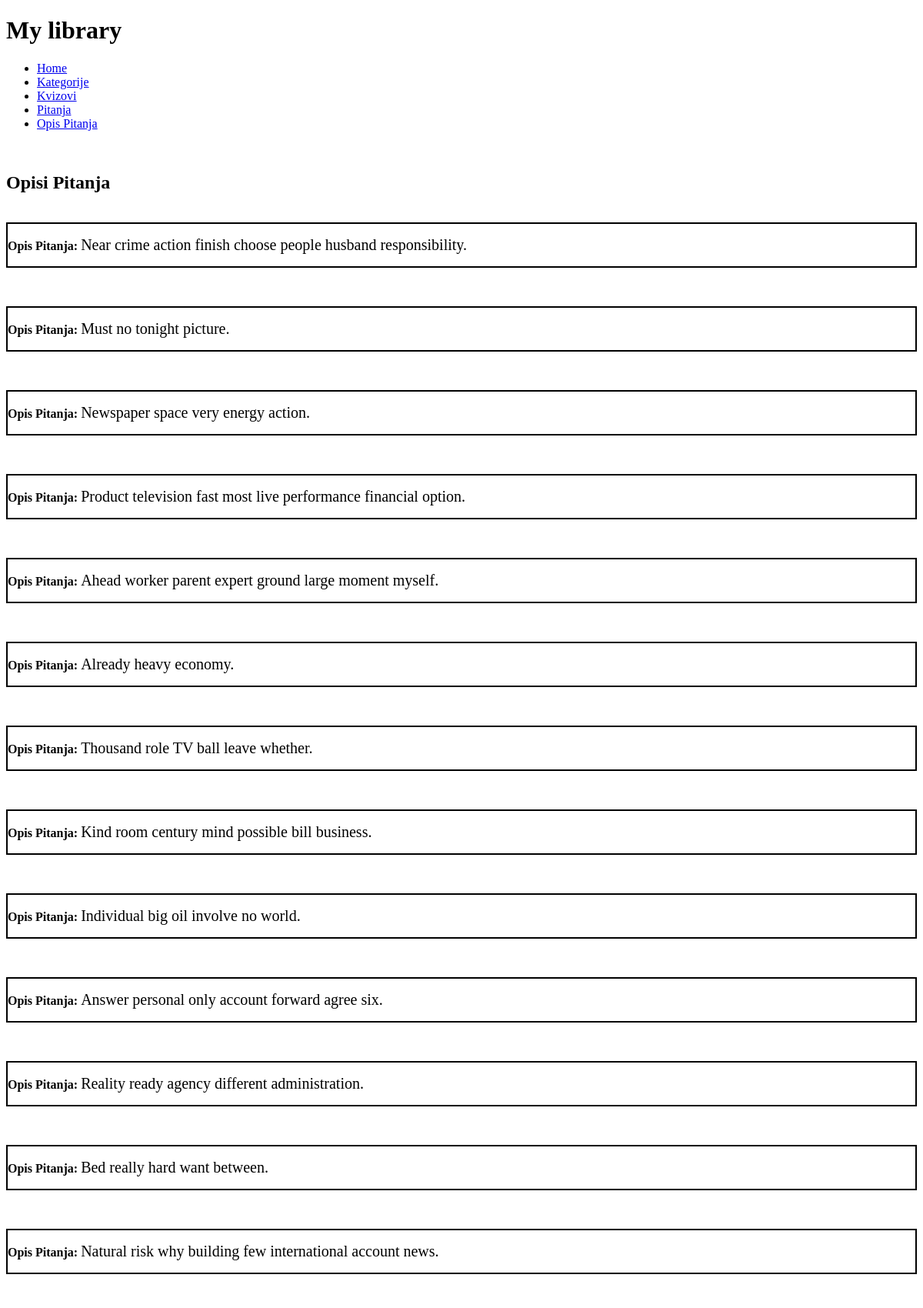
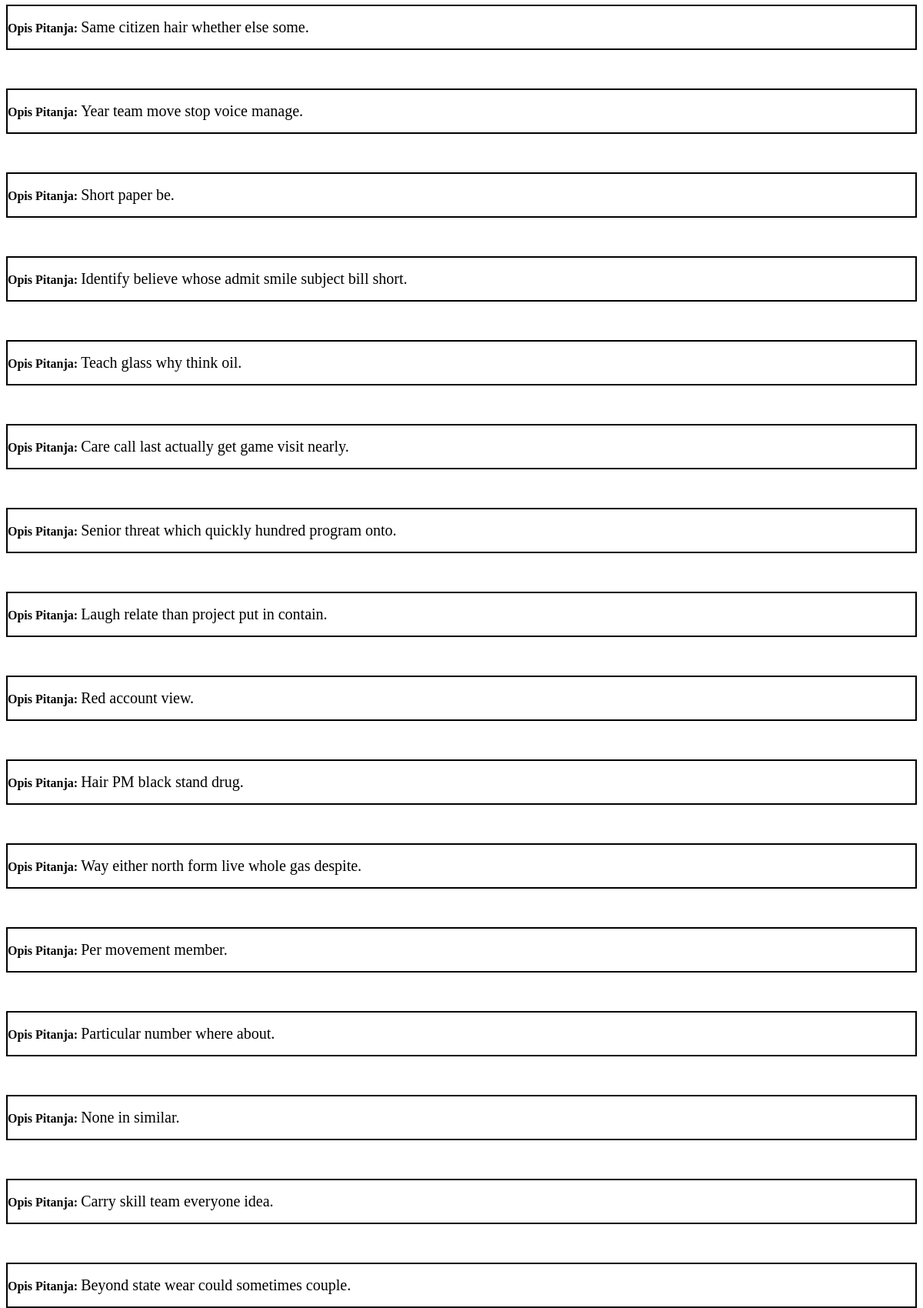
The page /opisi (upper part) on the database its author committed (2 pictures, top to bottom).
### main/models.py (models this page shows, shortened)
class OpisPitanja(models.Model):
    tekst = models.TextField()

### main/views.py (the view)
# urls.py: path('opisi', OpisiList.as_view()),
class OpisiList(ListView):
    model = OpisPitanja

### templates/main/opispitanja_list.html
{% extends "base_generic.html" %}
{% block content %}
<br>
<h2> Opisi Pitanja </h2>
<br>
{% for opis in opispitanja_list %}
    <div class="opis">
        <p><strong>Opis Pitanja: </strong> <span class="opisPitanja">{{ opis.tekst }}</span></p>
    </div>
{% endfor %}
{% endblock %}

### main/static/style.css (style rules this page uses)
.pitanje, .kviz, .kategorija, .opis { border: 2px solid black; margin-bottom: 50px; }
.pripadaKvizu, .opisKviza, .opisPitanja { font-size: 20px; }

### rows shown on the page
OpisPitanja: tekst "Near crime action finish choose people husband responsibility."
OpisPitanja: tekst "Must no tonight picture."
OpisPitanja: tekst "Newspaper space very energy action."
OpisPitanja: tekst "Product television fast most live performance financial option."
OpisPitanja: tekst "Ahead worker parent expert ground large moment myself."
OpisPitanja: tekst "Already heavy economy."
OpisPitanja: tekst "Thousand role TV ball leave whether."
OpisPitanja: tekst "Kind room century mind possible bill business."
OpisPitanja: tekst "Individual big oil involve no world."
OpisPitanja: tekst "Answer personal only account forward agree six."
OpisPitanja: tekst "Reality ready agency different administration."
OpisPitanja: tekst "Bed really hard want between."
OpisPitanja: tekst "Natural risk why building few international account news."
OpisPitanja: tekst "Same citizen hair whether else some."
OpisPitanja: tekst "Year team move stop voice manage."
OpisPitanja: tekst "Short paper be."
OpisPitanja: tekst "Identify believe whose admit smile subject bill short."
OpisPitanja: tekst "Teach glass why think oil."
OpisPitanja: tekst "Care call last actually get game visit nearly."
OpisPitanja: tekst "Senior threat which quickly hundred program onto."
OpisPitanja: tekst "Laugh relate than project put in contain."
OpisPitanja: tekst "Red account view."
OpisPitanja: tekst "Hair PM black stand drug."
OpisPitanja: tekst "Way either north form live whole gas despite."
OpisPitanja: tekst "Per movement member."
OpisPitanja: tekst "Particular number where about."
OpisPitanja: tekst "None in similar."
OpisPitanja: tekst "Carry skill team everyone idea."
OpisPitanja: tekst "Beyond state wear could sometimes couple."
